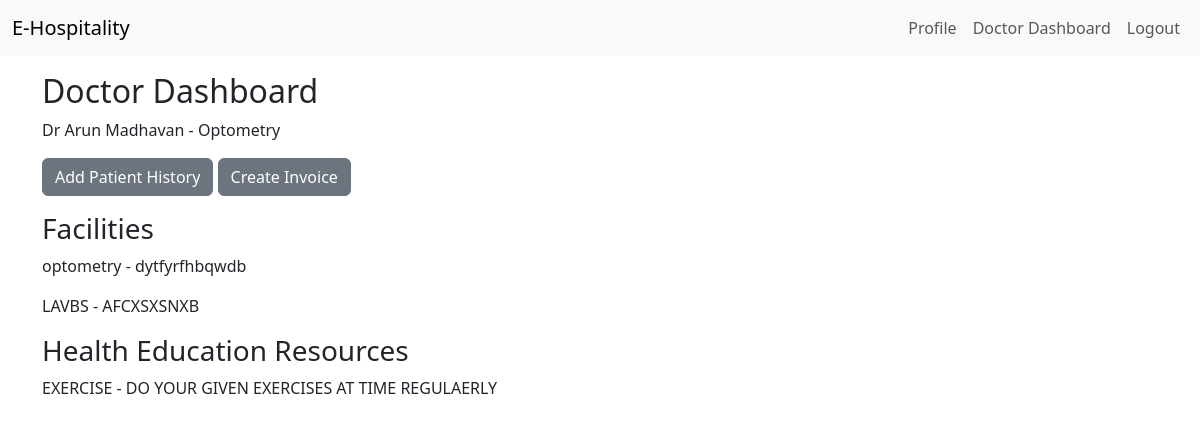
Page /doctor/dashboard/ (signed in) on the committed database.
### doctor/models.py (models this page shows, shortened)
class DoctorProfile(models.Model):
    user = models.OneToOneField(User, on_delete=models.CASCADE)
    specialization = models.CharField(max_length=100, blank=True, null=True)
    experience = models.PositiveIntegerField(default=0)
    contact_number = models.CharField(max_length=20, blank=True, null=True)
    qualifications = models.TextField(blank=True, null=True)

class Facility(models.Model):
    name = models.CharField(max_length=200)
    description = models.TextField(blank=True, null=True)

class HealthEducationResource(models.Model):
    CATEGORY_CHOICES = (
        ('diet', 'Diet & Nutrition'),
        ('exercise', 'Exercise & Fitness'),
        ('mental', 'Mental Health'),
        ('disease', 'Disease Awareness'),
        ('other', 'Other'),
    )
    title = models.CharField(max_length=200)
    category = models.CharField(max_length=50, choices=CATEGORY_CHOICES, default='other')
    description = models.TextField()
    link = models.URLField(blank=True, null=True)
    uploaded_at = models.DateTimeField(auto_now_add=True)

### doctor/views.py (the view)
# urls.py: path('dashboard/', views.dashboard, name='dashboard'),
@login_required
def dashboard(request):
    profile = getattr(request.user, 'doctorprofile', None)
    if not profile:
        return render(request, 'doctor/not_doctor.html', {'msg':'You are not registered as doctor.'})
    facilities = Facility.objects.all()
    resources = HealthEducationResource.objects.all()
    return render(request, 'doctor/dashboard.html', {'profile': profile, 'facilities': facilities, 'resources': resources})

### doctor/templates/doctor/dashboard.html
{% extends 'base.html' %}{% block content %}
<h2>Doctor Dashboard</h2>
{% if profile %}<p>Dr {{ profile.user.get_full_name }} - {{ profile.specialization }}</p>{% endif %}
<p><a class='btn btn-secondary' href='{% url "doctor:add_history" %}'>Add Patient History</a> <a class='btn btn-secondary' href='{% url "doctor:create_invoice" %}'>Create Invoice</a></p>
<h3>Facilities</h3>{% for f in facilities %}<p>{{ f.name }} - {{ f.description }}</p>{% empty %}<p>No facilities</p>{% endfor %}
<h3>Health Education Resources</h3>{% for r in resources %}<p>{{ r.title }} - {{ r.description }}</p>{% empty %}<p>No resources</p>{% endfor %}
{% endblock %}

### rows in the picture
DoctorProfile: user.get_full_name "Arun Madhavan", specialization "Optometry"
Facility: name "optometry", description "dytfyrfhbqwdb"
Facility: name "LAVBS", description "AFCXSXSNXB"
HealthEducationResource: title "EXERCISE", description "DO YOUR GIVEN EXERCISES AT TIME REGULAERLY"
